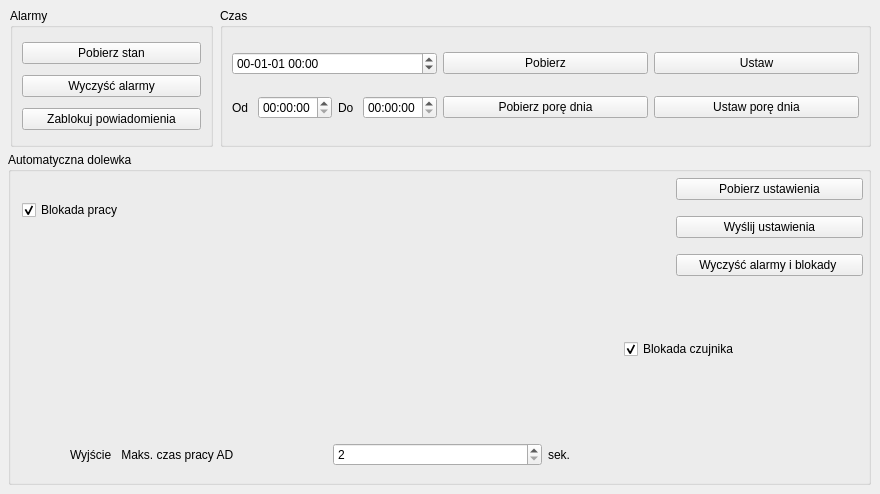
        <widget class="QWidget" name="tab_5">
         <attribute name="title">
          <string>Podstawowe / AD</string>
         </attribute>
         <widget class="QGroupBox" name="topOffGroupBox">
          <property name="geometry">
           <rect>
            <x>8</x>
            <y>152</y>
            <width>863</width>
            <height>333</height>
           </rect>
          </property>
          <property name="title">
           <string>Automatyczna dolewka</string>
          </property>
          <widget class="QLabel" name="label_14">
           <property name="geometry">
            <rect>
             <x>186</x>
             <y>10</y>
             <width>421</width>
             <height>269</height>
            </rect>
           </property>
           <property name="text">
            <string/>
           </property>
           <property name="pixmap">
            <pixmap resource="../resources/aquamatcontrol.qrc">:/resources/top_off.png</pixmap>
           </property>
          </widget>
          <widget class="QWidget" name="horizontalLayoutWidget_4">
           <property name="geometry">
            <rect>
             <x>62</x>
             <y>284</y>
             <width>687</width>
             <height>37</height>
            </rect>
           </property>
           <layout class="QHBoxLayout" name="topOffLayout">
            <item>
             <widget class="QLabel" name="label_17">
              <property name="sizePolicy">
               <sizepolicy hsizetype="Maximum" vsizetype="Preferred">
                <horstretch>0</horstretch>
                <verstretch>0</verstretch>
               </sizepolicy>
              </property>
              <property name="text">
               <string>Wyjście</string>
              </property>
             </widget>
            </item>
            <item>
             <widget class="QLabel" name="label_15">
              <property name="text">
               <string> Maks. czas pracy AD</string>
              </property>
             </widget>
            </item>
            <item>
             <widget class="QSpinBox" name="topOff_max_run">
              <property name="frame">
               <bool>true</bool>
              </property>
              <property name="minimum">
               <number>2</number>
              </property>
              <property name="maximum">
               <number>255</number>
              </property>
              <property name="singleStep">
               <number>1</number>
              </property>
             </widget>
            </item>
            <item>
             <widget class="QLabel" name="label_16">
              <property name="text">
               <string>sek.</string>
              </property>
             </widget>
            </item>
           </layout>
          </widget>
          <widget class="QCheckBox" name="topOff_block_min_ro">
           <property name="geometry">
            <rect>
             <x>616</x>
             <y>186</y>
             <width>129</width>
             <height>22</height>
            </rect>
           </property>
           <property name="text">
            <string>Blokada czujnika</string>
           </property>
           <property name="checked">
            <bool>true</bool>
           </property>
          </widget>
          <widget class="QWidget" name="verticalLayoutWidget_2">
           <property name="geometry">
            <rect>
             <x>668</x>
             <y>16</y>
             <width>187</width>
             <height>119</height>
            </rect>
           </property>
           <layout class="QVBoxLayout" name="topOffButtons">
            <item>
             <widget class="QPushButton" name="b_getTopOff">
              <property name="text">
               <string>Pobierz ustawienia</string>
              </property>
             </widget>
            </item>
            <item>
             <widget class="QPushButton" name="b_setTopOff">
              <property name="text">
               <string>Wyślij ustawienia</string>
              </property>
             </widget>
            </item>
            <item>
             <widget class="QPushButton" name="b_clearTopOff">
              <property name="text">
               <string>Wyczyść alarmy i blokady </string>
              </property>
             </widget>
            </item>
           </layout>
          </widget>
          <widget class="QWidget" name="horizontalLayoutWidget_10">
           <property name="geometry">
            <rect>
             <x>14</x>
             <y>38</y>
             <width>307</width>
             <height>41</height>
            </rect>
           </property>
           <layout class="QHBoxLayout" name="topOffIndicatorsLayout">
            <item>
             <widget class="QCheckBox" name="topOff_block">
              <property name="text">
               <string>Blokada pracy</string>
              </property>
              <property name="checked">
               <bool>true</bool>
              </property>
             </widget>
            </item>
           </layout>
          </widget>
         </widget>
         <widget class="QGroupBox" name="groupBox_4">
          <property name="geometry">
           <rect>
            <x>10</x>
            <y>8</y>
            <width>203</width>
            <height>139</height>
           </rect>
          </property>
          <property name="title">
           <string>Alarmy</string>
          </property>
          <layout class="QVBoxLayout" name="verticalLayout_7">
           <item>
            <widget class="QPushButton" name="b_getAlarm">
             <property name="text">
              <string>Pobierz stan</string>
             </property>
            </widget>
           </item>
           <item>
            <widget class="QPushButton" name="b_clearAlarm">
             <property name="text">
              <string>Wyczyść alarmy</string>
             </property>
            </widget>
           </item>
           <item>
            <widget class="QPushButton" name="b_blockAlarm">
             <property name="text">
              <string>Zablokuj powiadomienia</string>
             </property>
            </widget>
           </item>
          </layout>
         </widget>
         <widget class="QGroupBox" name="groupBox_5">
          <property name="geometry">
           <rect>
            <x>220</x>
            <y>8</y>
            <width>651</width>
            <height>139</height>
           </rect>
          </property>
          <property name="title">
           <string>Czas</string>
          </property>
          <layout class="QGridLayout" name="gridLayout_5">
           <item row="0" column="0">
            <widget class="QDateTimeEdit" name="e_dateTime">
             <property name="currentSection">
              <enum>QDateTimeEdit::YearSection</enum>
             </property>
             <property name="displayFormat">
              <string>yy-MM-dd HH:mm</string>
             </property>
             <property name="calendarPopup">
              <bool>false</bool>
             </property>
            </widget>
           </item>
           <item row="1" column="0">
            <layout class="QHBoxLayout" name="horizontalLayout">
             <item>
              <widget class="QLabel" name="label_8">
               <property name="text">
                <string>Od</string>
               </property>
              </widget>
             </item>
             <item>
              <widget class="QTimeEdit" name="e_timeDayFrom"/>
             </item>
             <item>
              <widget class="QLabel" name="label_9">
               <property name="text">
                <string>Do</string>
               </property>
              </widget>
             </item>
             <item>
              <widget class="QTimeEdit" name="e_timeDayTo"/>
             </item>
            </layout>
           </item>
           <item row="0" column="1">
            <widget class="QPushButton" name="b_getDateTime">
             <property name="text">
              <string>Pobierz</string>
             </property>
            </widget>
           </item>
           <item row="1" column="1">
            <widget class="QPushButton" name="b_getTimeDay">
             <property name="text">
              <string>Pobierz porę dnia</string>
             </property>
            </widget>
           </item>
           <item row="0" column="2">
            <widget class="QPushButton" name="b_setDateTime">
             <property name="text">
              <string>Ustaw</string>
             </property>
            </widget>
           </item>
           <item row="1" column="2">
            <widget class="QPushButton" name="b_setTimeDay">
             <property name="text">
              <string>Ustaw porę dnia</string>
             </property>
            </widget>
           </item>
          </layout>
         </widget>
        </widget>
